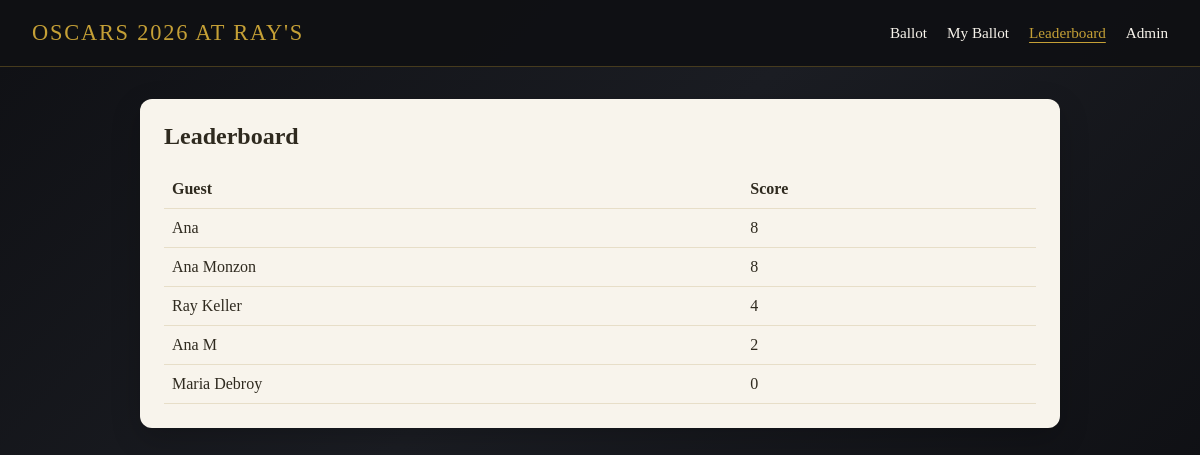
The app's page /leaderboard with its own data.
### tables this page shows
CREATE TABLE guests (
                id INTEGER PRIMARY KEY AUTOINCREMENT,
                name TEXT NOT NULL UNIQUE,
                created_at TEXT NOT NULL
            );

### app/main.py (the view)
@app.get("/leaderboard", response_class=HTMLResponse)
async def leaderboard(request: Request) -> HTMLResponse:
    return templates.TemplateResponse(
        "leaderboard.html",
        {"request": request, "leaders": _leaderboard()},
    )

### app/templates/leaderboard.html
{% extends "base.html" %}
{% block nav_leaderboard_active %}is-active{% endblock %}
{% block content %}
  <section class="card">
    <h1>Leaderboard</h1>
    {% if leaders %}
      <table class="leaderboard">
        <thead>
          <tr>
            <th>Guest</th>
            <th>Score</th>
          </tr>
        </thead>
        <tbody>
          {% for row in leaders %}
            <tr>
              <td>{{ row.guest_name }}</td>
              <td>{{ row.score }}</td>
            </tr>
          {% endfor %}
        </tbody>
      </table>
    {% else %}
      <p>No ballots yet. Check back after submissions.</p>
    {% endif %}
  </section>
{% endblock %}

### app/static/styles.css (style rules this page uses)
:root { --gold: #c5a036; --night: #0f1014; --paper: #f8f4ec; --accent: #2f2a1f; --muted: #6e6657; --sticky-offset: 86px; }
* { box-sizing: border-box; }
body { margin: 0; font-family: "Georgia", "Times New Roman", serif; background: linear-gradient(135deg, #0f1014 0%, #1b1d23 50%, #0f1014 100%); color: var(--paper); }
.card { background: var(--paper); color: var(--accent); padding: 24px; border-radius: 12px; margin-bottom: 20px; box-shadow: 0 10px 30px rgba(0, 0, 0, 0.2); }
h1, h2 { margin-top: 0; font-weight: 600; }
.leaderboard { width: 100%; border-collapse: collapse; }
.leaderboard th, .leaderboard td { text-align: left; padding: 10px 8px; border-bottom: 1px solid #e7dec8; }

### records on screen
guests: guest_name "Ana", score "8"
guests: guest_name "Ana Monzon", score "8"
guests: guest_name "Ray Keller", score "4"
guests: guest_name "Ana M", score "2"
guests: guest_name "Maria Debroy", score "0"
